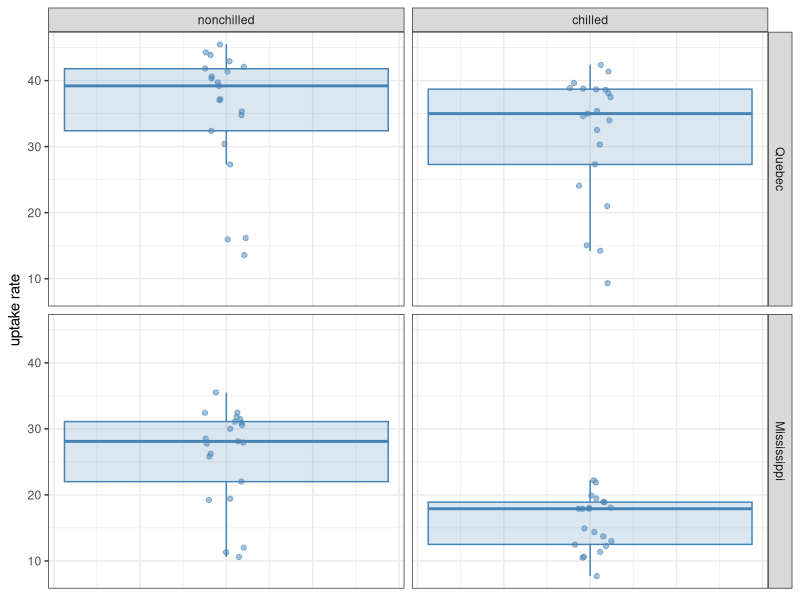
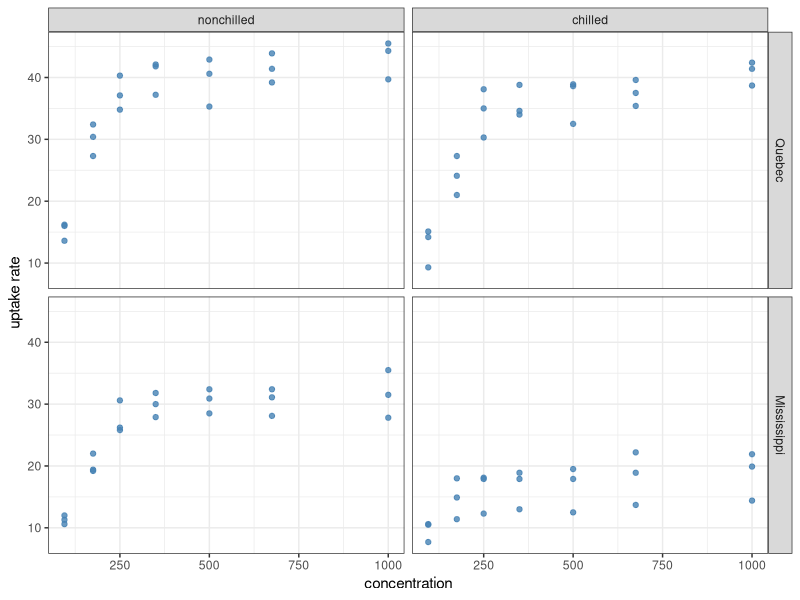
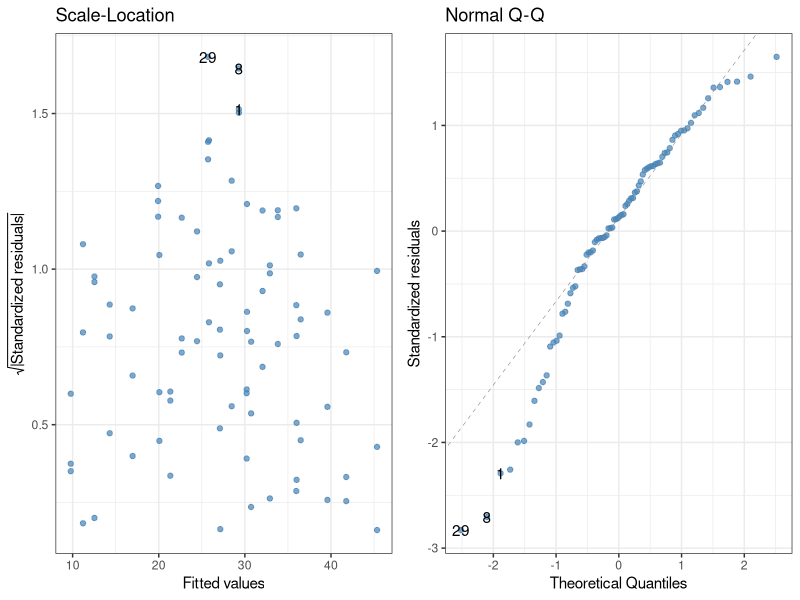
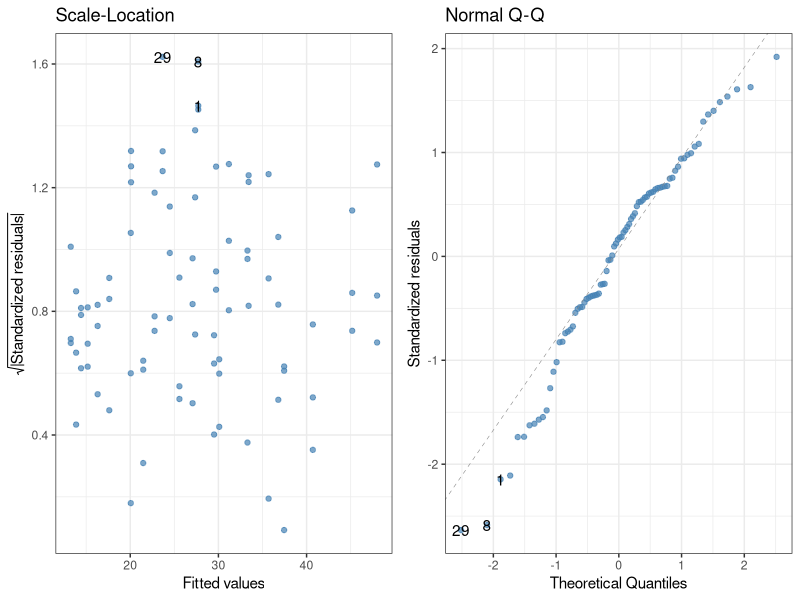
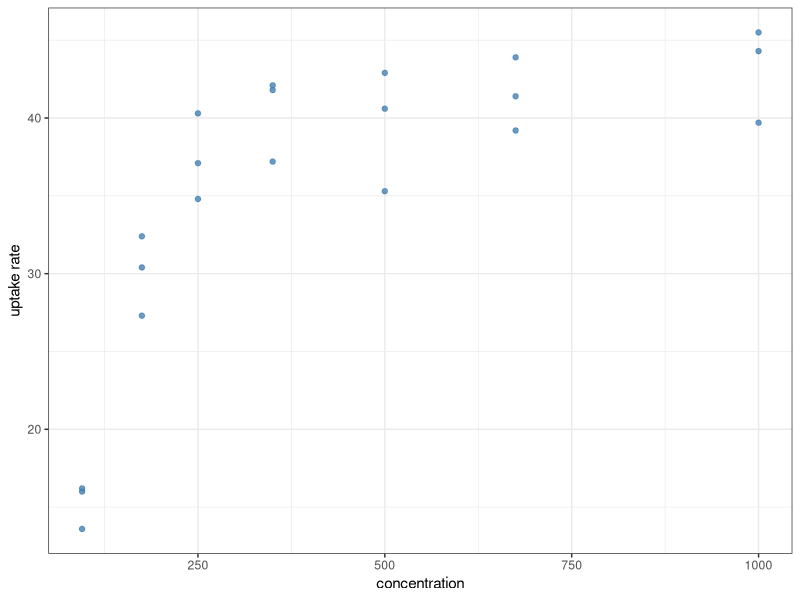
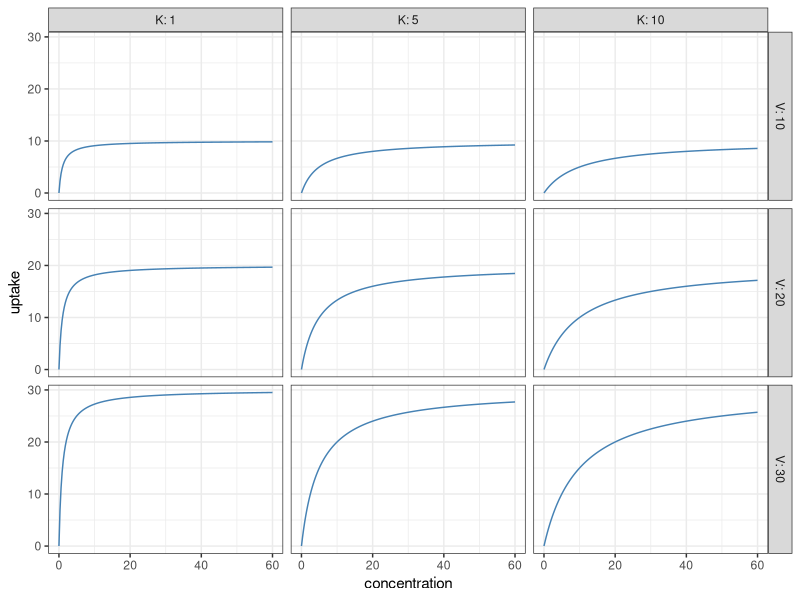
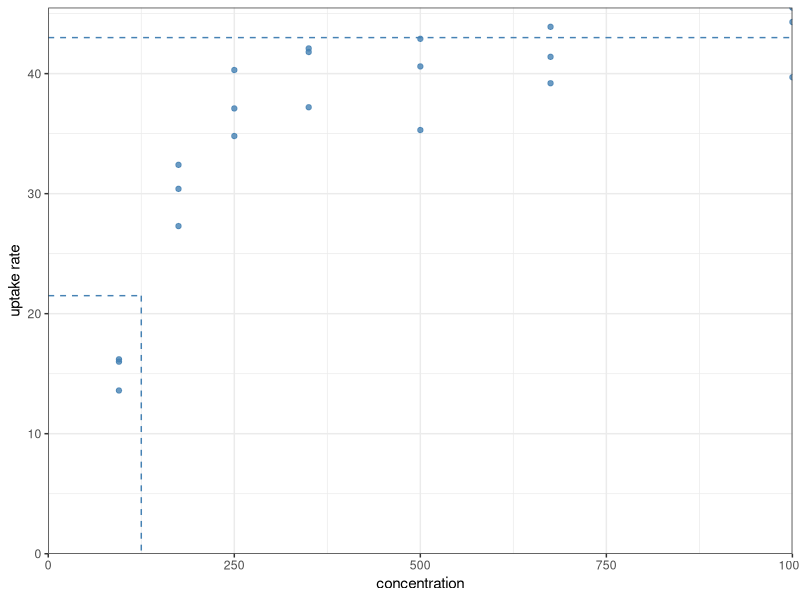

Reproduce these figures in R, in order. (Note: this script raises an error after producing the figures.)
## ---- chunk 1
#| message: false
library(tidyverse)
as_tibble(CO2)
## ---- chunk 2
as_tibble(CO2) |>
  ggplot(aes(x = 0, y = uptake)) +
  geom_boxplot(colour = "steelblue", fill = "steelblue",
               alpha = 0.2, outlier.shape = NA) +
  geom_jitter(colour = "steelblue", alpha = 0.5, width = 0.05) +
  facet_grid(Type ~ Treatment) +
  ylab("uptake rate") +
  theme_bw() +
  theme(axis.title.x = element_blank(), # The x-axis is meaningless here,
        axis.ticks.x = element_blank(), # so remove title, tick marks,
        axis.text.x = element_blank())  # and labels from it
## ---- chunk 3
as_tibble(CO2) |>
  ggplot(aes(x = conc, y = uptake)) +
  geom_point(colour = "steelblue", alpha = 0.8) +
  facet_grid(Type ~ Treatment) +
  labs(x = "concentration", y = "uptake rate") +
  theme_bw()
## ---- chunk 4
lm(uptake ~ conc + Type * Treatment, data = CO2) |> anova()
## ---- chunk 5
#| warning: false
#| fig-height: 3
library(ggfortify)

lm(uptake ~ conc + Type * Treatment, data = CO2) |>
  autoplot(which=3:2, smooth.colour=NA, colour="steelblue", alpha=0.7) +
  theme_bw()
## ---- chunk 6
lm(uptake ~ conc + Type * Treatment, data = CO2) |> summary()
## ---- chunk 7
#| warning: false
#| fig-height: 3
lm(uptake ~ conc * Type * Treatment, data = CO2) |> anova()
lm(uptake ~ conc * Type * Treatment, data = CO2) |> summary()
lm(uptake ~ conc * Type * Treatment, data = CO2) |>
  autoplot(which=3:2, smooth.colour=NA, colour="steelblue", alpha=0.7) +
  theme_bw()
## ---- chunk 8
as_tibble(CO2) |>
  filter(Type == "Quebec", Treatment == "nonchilled") |>
  ggplot(aes(x = conc, y = uptake)) +
  geom_point(colour = "steelblue", alpha = 0.8) +
  labs(x = "concentration", y = "uptake rate") +
  theme_bw()
## ---- chunk 9
#| message: false
expand_grid(V = c(10, 20, 30), # This function creates a tibble with all
            K = c(1, 5, 10),   # possible combinations of the inputs
            concentration = seq(0, 60, l = 201)) |>
  group_by(V, K) |>
  mutate(uptake = V * concentration / (K + concentration)) |>
  ungroup() |>
  ggplot() +
  aes(x = concentration, y = uptake) +
  geom_line(colour = "steelblue") +
  facet_grid(V ~ K, labeller = label_both) +
  theme_bw()
## ---- chunk 10
as_tibble(CO2) |>
  filter(Type == "Quebec", Treatment == "nonchilled") |>
  ggplot(aes(x = conc, y = uptake)) +
  geom_point(colour = "steelblue", alpha = 0.8) +
  geom_hline(yintercept = 43, linetype = "dashed", colour = "steelblue") +
  annotate(geom = "segment", x = 0, y = 43/2, xend = 125, yend = 43/2,
           linetype = "dashed", colour = "steelblue") +
  annotate(geom = "segment", x = 125, y = 43/2, xend = 125, yend = 0,
           linetype = "dashed", colour = "steelblue") +
  scale_x_continuous(name = "concentration",
                     limits = c(0, NA), expand = c(0, 0)) +
  scale_y_continuous(name = "uptake rate",
                     limits = c(0, NA), expand = c(0, 0)) +
  theme_bw()
## ---- chunk 11
list(a = 3, b = "Hello!", myTable = tibble(x = c(1, 2), y = c(3, 4)))
## ---- chunk 12
myList <- list(
  a = 3,
  b = "Hello!",
  myTable = tibble(x = c(1, 2), y = c(3, 4))
)
## ---- chunk 13
myList$myTable # Access the entry called myTable in the list
## ---- chunk 14
myList[[3]] # Access the third entry (myTable) in the list
## ---- chunk 15
sum(c(1, 2, 3))
## ---- chunk 16
#| error: true
sum(list(1, 2, 3))
## ---- chunk 17
nonlinearFit <- as_tibble(CO2) |>
  filter(Type == "Quebec", Treatment == "nonchilled") |>
  nls(uptake ~ V*conc/(K + conc), data = _, start = list(V = 43, K = 125))

print(nonlinearFit)
## ---- chunk 18
summary(nonlinearFit)
## ---- chunk 19
predict(nonlinearFit)
## ---- chunk 20
as_tibble(CO2) |>
  filter(Type == "Quebec", Treatment == "nonchilled") |>
  mutate(pred = predict(nonlinearFit)) |>
  ggplot() +
  geom_point(aes(x = conc, y = uptake), colour = "steelblue", alpha = 0.8) +
  geom_line(aes(x = conc, y = pred), linetype = "dashed", alpha = 0.5) +
  labs(x = "concentration", y = "uptake rate") +
  theme_bw()
## ---- chunk 21
V_fitted <- coef(nonlinearFit)["V"] # Get fitted values of V and K
K_fitted <- coef(nonlinearFit)["K"] # from the vector of coefficients

as_tibble(CO2) |>
  filter(Type == "Quebec", Treatment == "nonchilled") |>
  ggplot() +
  geom_point(aes(x = conc, y = uptake), colour = "steelblue", alpha = 0.8) +
  geom_function(fun = function(x) V_fitted * x / (K_fitted + x),
                linetype = "dashed", alpha = 0.5) +
  labs(x = "concentration", y = "uptake rate") +
  theme_bw()
